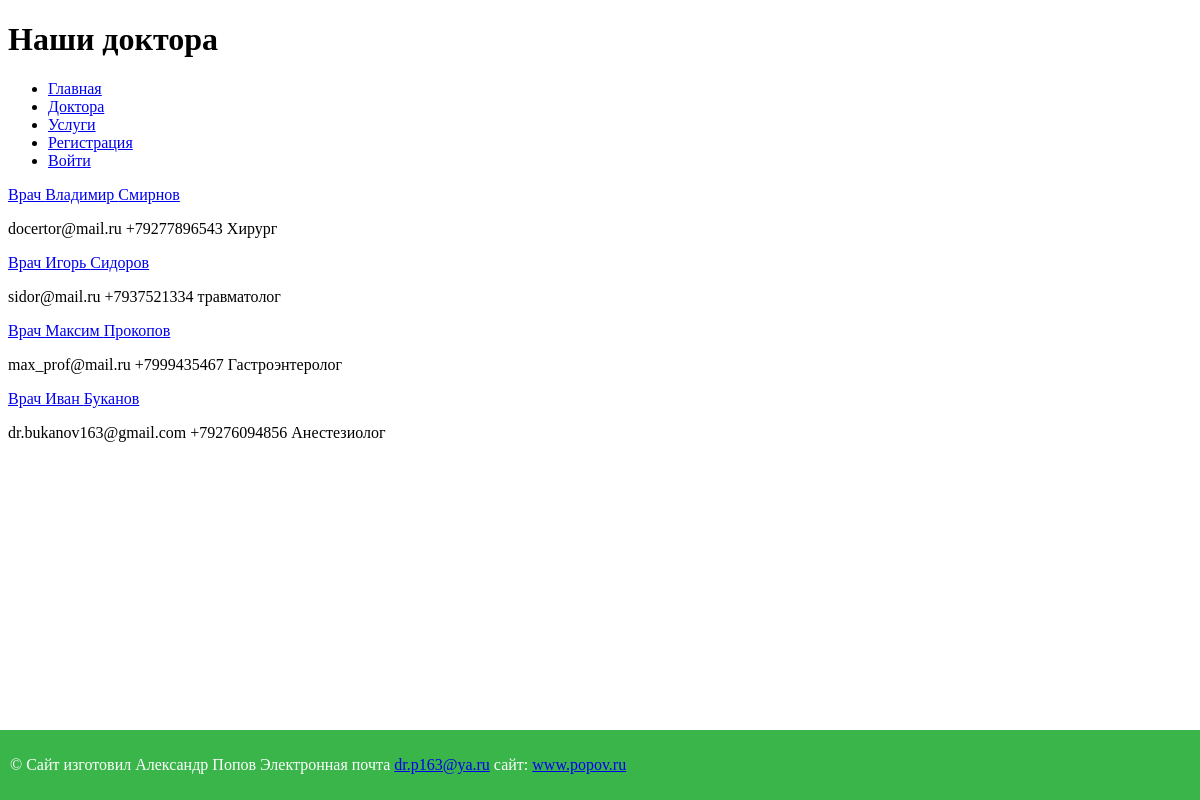
Page /doctors on the earlier database version.
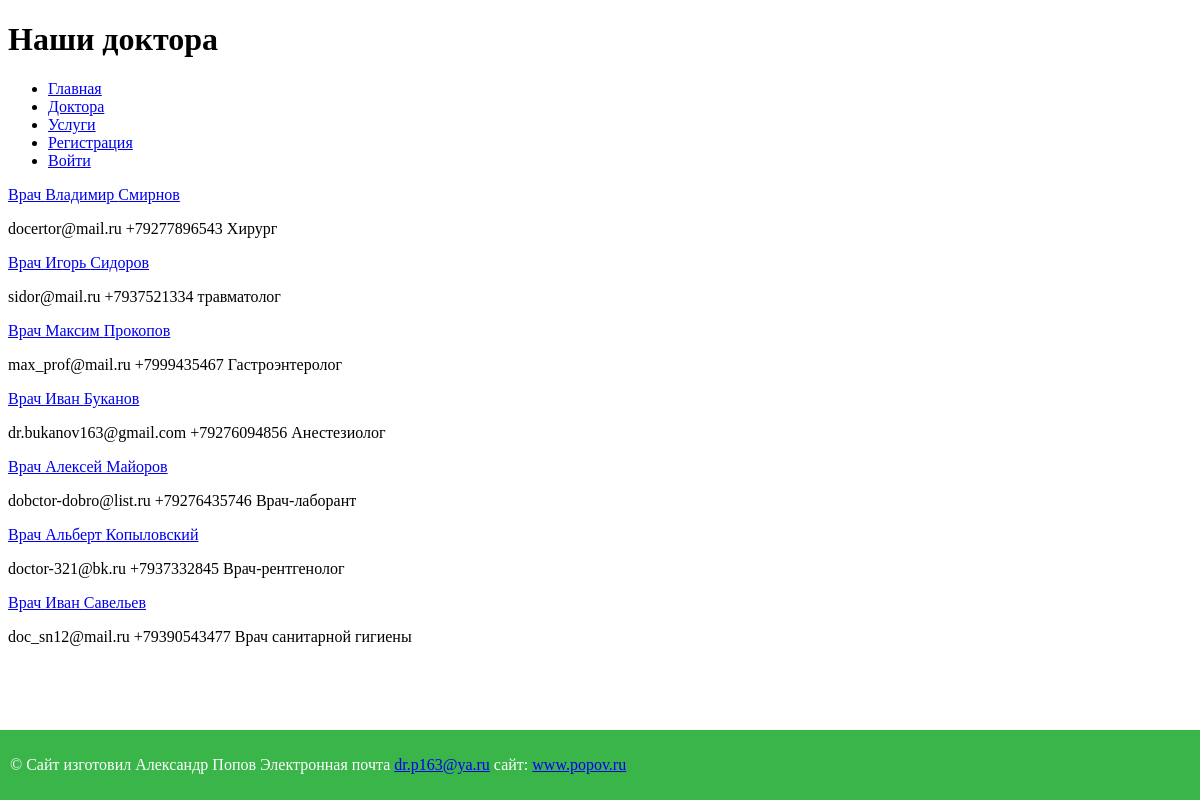
Same page on the later database version.
### src/models.py (models this page shows, shortened)
class Doctor(db.Model):
    __tablename__ = "doctor"
    id = Column(Integer(), primary_key=True)
    age = Column(Integer())
    second_name = Column(String(50))  # фамилия
    first_name = Column(String(50), nullable=False)  # имя
    last_name = Column(String(50))  # отчество
    telephone = Column(String(20), nullable=False)  # телефон
    email = Column(String(50), nullable=False, unique=True)  # мыло
    profile = Column(String(50), nullable=False)  # профиль
    experience = Column(String(10))  # опыт работы
    created_at = Column(DateTime, server_default=func.now())  # дата создания
    updated_at = Column(DateTime, server_onupdate=func.now())  # дата обновления

### src/view.py (the view)
@app.route('/doctors')
def doctors():
    doctors = Doctor.query.all()
    return render_template('doctors.html', doctors=doctors)

### templates/doctors.html (shortened to what this page needs)
{% extends "base.html" %}
{% block h1_title %} Наши доктора {% endblock %}
{% block content %}
{{ super() }}
{% include "include/menu_doctor.html" %}
{% endblock %}

### templates/include/menu_doctor.html
{% for d in doctors %}
<p>
    <a href="{{ url_for('one_doctor', doctor_id=d.id)}}">Врач {{ d.first_name }}
        {{ d.second_name }}</a> <div> {{ d.email }}
        {{ d.telephone  }} {{ d.profile }}</div>
</p>
{% endfor %}

Differences in the rows shown:
added Doctor: first_name "Алексей", second_name "Майоров", email "dobctor-dobro@list.ru", telephone "+79276435746", profile "Врач-лаборант"
added Doctor: first_name "Альберт", second_name "Копыловский", email "doctor-321@bk.ru", telephone "+7937332845", profile "Врач-рентгенолог"
added Doctor: first_name "Иван", second_name "Савельев", email "doc_sn12@mail.ru", telephone "+79390543477", profile "Врач санитарной гигиены"
